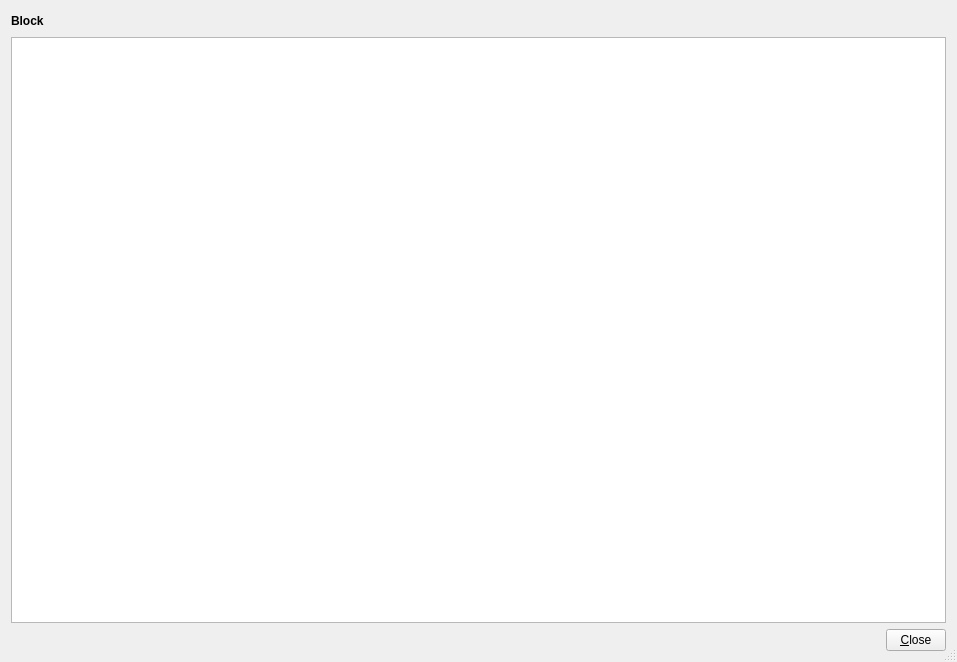
<?xml version="1.0" encoding="UTF-8"?>
<ui version="4.0">
 <class>BlockExplorerPage</class>
 <widget class="QDialog" name="BlockExplorerPage">
  <property name="geometry">
   <rect>
    <x>0</x>
    <y>0</y>
    <width>957</width>
    <height>662</height>
   </rect>
  </property>
  <property name="sizePolicy">
   <sizepolicy hsizetype="Minimum" vsizetype="Preferred">
    <horstretch>0</horstretch>
    <verstretch>0</verstretch>
   </sizepolicy>
  </property>
  <property name="windowTitle">
   <string>Explorer Block Information</string>
  </property>
  <property name="toolTip">
   <string>Shows block information.
           Click on a Hash to see block or transaction details.
   </string>
  </property>
  <property name="statusTip">
   <string>The explorer area</string>
  </property>
  <property name="sizeGripEnabled">
   <bool>true</bool>
  </property>
  <property name="widgetResizable" stdset="0">
   <bool>true</bool>
  </property>
  <layout class="QVBoxLayout" name="verticalLayout">
   <item>
    <widget class="QLabel" name="BlockLabel">
     <property name="sizePolicy">
      <sizepolicy hsizetype="Fixed" vsizetype="Preferred">
       <horstretch>0</horstretch>
       <verstretch>0</verstretch>
      </sizepolicy>
     </property>
     <property name="toolTip">
      <string/>
     </property>
     <property name="text">
      <string>&lt;b &gt;Block&lt;/b &gt;</string>
     </property>
    </widget>
   </item>
   <item>
    <widget class="QTableView" name="tableView">
     <property name="maximumSize">
      <size>
       <width>939</width>
       <height>586</height>
      </size>
     </property>
     <property name="autoScroll">
      <bool>false</bool>
     </property>
     <property name="editTriggers">
      <set>QAbstractItemView::DoubleClicked|QAbstractItemView::SelectedClicked</set>
     </property>
     <property name="showDropIndicator" stdset="0">
      <bool>false</bool>
     </property>
     <property name="dragDropOverwriteMode">
      <bool>false</bool>
     </property>
     <property name="alternatingRowColors">
      <bool>true</bool>
     </property>
     <property name="selectionMode">
      <enum>QAbstractItemView::SingleSelection</enum>
     </property>
     <property name="showGrid">
      <bool>false</bool>
     </property>
     <property name="cornerButtonEnabled">
      <bool>false</bool>
     </property>
     <attribute name="horizontalHeaderHighlightSections">
      <bool>false</bool>
     </attribute>
     <attribute name="verticalHeaderVisible">
      <bool>false</bool>
     </attribute>
     <attribute name="verticalHeaderHighlightSections">
      <bool>false</bool>
     </attribute>
    </widget>
   </item>
   <item>
    <widget class="QPushButton" name="closeButton">
     <property name="enabled">
      <bool>true</bool>
     </property>
     <property name="sizePolicy">
      <sizepolicy hsizetype="Minimum" vsizetype="Fixed">
       <horstretch>0</horstretch>
       <verstretch>0</verstretch>
      </sizepolicy>
     </property>
     <property name="maximumSize">
      <size>
       <width>60</width>
       <height>16777215</height>
      </size>
     </property>
     <property name="toolTip">
      <string>closes this window</string>
     </property>
     <property name="layoutDirection">
      <enum>Qt::RightToLeft</enum>
     </property>
     <property name="text">
      <string>&amp;Close</string>
     </property>
     <property name="shortcut">
      <string>Alt+C</string>
     </property>
     <property name="autoDefault">
      <bool>false</bool>
     </property>
    </widget>
   </item>
  </layout>
 </widget>
 <resources/>
 <connections/>
</ui>
